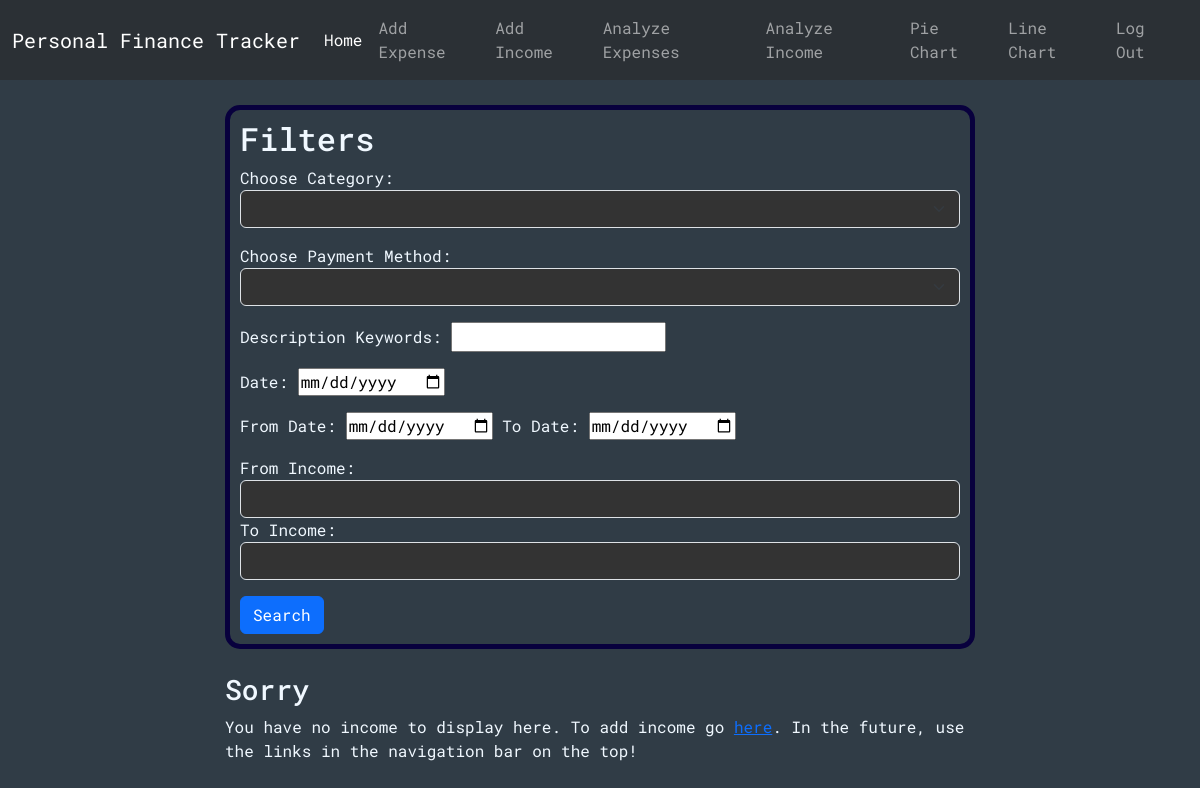
/analyzeIncome (signed in), run on an earlier commit of the app's database.
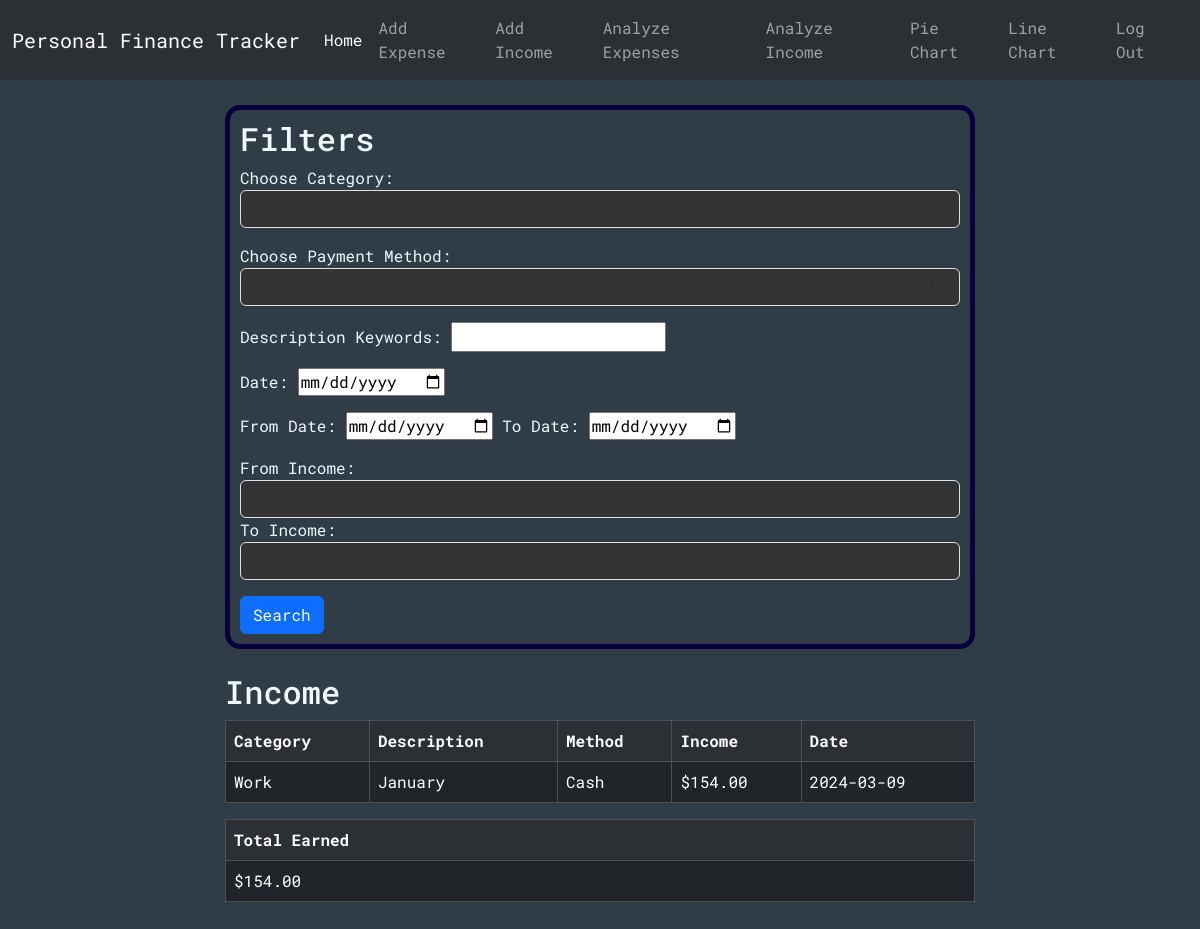
And on a later commit of the database.
### tables this page shows
CREATE TABLE incomes (id INTEGER PRIMARY KEY, user_id INTEGER NOT NULL, category TEXT, description TEXT, method TEXT, income NUMERIC NOT NULL, date TEXT NOT NULL, color TEXT, FOREIGN KEY (user_id) REFERENCES users(id));

### app.py (the view)
@app.route("/analyzeIncome", methods=["GET", "POST"])
@login_required
def analyzeIncome():
    conn = get_db_connection()
    categories = conn.execute("SELECT DISTINCT category FROM incomes WHERE user_id = ?", (session["user_id"],)).fetchall()
    methods = conn.execute("SELECT DISTINCT method FROM incomes WHERE user_id = ?", (session["user_id"],)).fetchall()
    categoryFilter = None
    methodFilter = None
    keywordsFilter = None
    dateFilter = None
    fromDateFilter =None
    toDateFilter = None
    fromIncomeFilter = None
    toIncomeFilter = None
    incs = conn.execute("SELECT * FROM incomes WHERE user_id = ?", (session["user_id"],)).fetchall()
    total = conn.execute("SELECT SUM(income) AS sum FROM incomes WHERE user_id = ?", (session["user_id"],)).fetchall()[0]["sum"]
    if request.method == "POST":
        categoryFilter = request.form.get("category")
        methodFilter = request.form.get("method")
        keywordsFilter = request.form.get("keywords")
        dateFilter = request.form.get("date")
        fromDateFilter = request.form.get("fromDate")
        toDateFilter = request.form.get("toDate")
        fromIncomeFilter = request.form.get("fromIncome")
        toIncomeFilter = request.form.get("toIncome")
        if dateFilter and (fromDateFilter or toDateFilter):
            flash("Cannot do from-to date at the same time as a specific date")
        if (fromIncomeFilter and toIncomeFilter) and float(fromIncomeFilter) > float(toIncomeFilter):
            flash("From-income must be smaller than to-income")
        if fromDateFilter:
            fD = date.fromisoformat(fromDateFilter)
        if toDateFilter:
            tD = date.fromisoformat(toDateFilter)
        if  fromDateFilter and toDateFilter and (not dateIsLessThan(fD, tD)):
            flash("From-date must be less than to-date")
        floatedFromIncomeFilter = 0
        if fromIncomeFilter:
            floatedFromIncomeFilter = float(fromIncomeFilter)
        floatedToIncomeFilter = 0
        if toIncomeFilter:
            floatedToIncomeFilter = float(toIncomeFilter)
        incs = conn.execute("SELECT * FROM incomes WHERE"\
                            " user_id = ?"\
                            " AND CASE WHEN ? != '' THEN category = ? ELSE 1 END"\
                            " AND CASE WHEN ? != '' THEN method = ? ELSE 1 END"\
                            " AND CASE WHEN ? != '' THEN description LIKE ? ELSE 1 END"\
                            " AND CASE WHEN ? != '' THEN date = ? ELSE 1 END"\
                            " AND CASE WHEN ? != '' AND ? != '' THEN date BETWEEN ? AND ? "\
                                " WHEN ? != '' AND ? == '' THEN date BETWEEN ? AND '9999-00-00'"\
                                " WHEN ? != '' AND ? == '' THEN date BETWEEN 0000-00-00  AND ?"\
                                " ELSE 1 END"\
                            " AND CASE WHEN ? != '' AND ? != '' THEN income BETWEEN ? AND ? "\
                                " WHEN ? != '' AND ? == '' THEN income BETWEEN ? AND 99999999"\
                                " WHEN ? != '' AND ? == '' THEN income BETWEEN 0 AND ?"\
                                " ELSE 1 END"
                            , (session["user_id"], categoryFilter, categoryFilter, methodFilter, methodFilter, keywordsFilter, f'%{keywordsFilter}%', dateFilter, dateFilter, fromDateFilter, toDateFilter, fromDateFilter, toDateFilter, fromDateFilter, toDateFilter, fromDateFilter, toDateFilter, fromDateFilter, toDateFilter, fromIncomeFilter, toIncomeFilter, floatedFromIncomeFilter, floatedToIncomeFilter, fromIncomeFilter, toIncomeFilter, floatedFromIncomeFilter, fromIncomeFilter, toIncomeFilter, floatedToIncomeFilter)).fetchall()
        total = conn.execute("SELECT SUM(income) AS sum FROM incomes WHERE"\
                            " user_id = ?"\
                            " AND CASE WHEN ? != '' THEN category = ? ELSE 1 END"\
                            " AND CASE WHEN ? != '' THEN method = ? ELSE 1 END"\
                            " AND CASE WHEN ? != '' THEN description LIKE ? ELSE 1 END"\
                            " AND CASE WHEN ? != '' THEN date = ? ELSE 1 END"\
                            " AND CASE WHEN ? != '' AND ? != '' THEN date BETWEEN ? AND ? "\
                                " WHEN ? != '' AND ? == '' THEN date BETWEEN ? AND '9999-00-00'"\
                                " WHEN ? != '' AND ? == '' THEN date BETWEEN 0000-00-00  AND ?"\
                                " ELSE 1 END"\
                            " AND CASE WHEN ? != '' AND ? != '' THEN income BETWEEN ? AND ? "\
                                " WHEN ? != '' AND ? == '' THEN income BETWEEN ? AND 99999999"\
                                " WHEN ? != '' AND ? == '' THEN income BETWEEN 0 AND ?"\
                                " ELSE 1 END"
                            , (session["user_id"], categoryFilter, categoryFilter, methodFilter, methodFilter, keywordsFilter, f'%{keywordsFilter}%', dateFilter, dateFilter, fromDateFilter, toDateFilter, fromDateFilter, toDateFilter, fromDateFilter, toDateFilter, fromDateFilter, toDateFilter, fromDateFilter, toDateFilter, fromIncomeFilter, toIncomeFilter, floatedFromIncomeFilter, floatedToIncomeFilter, fromIncomeFilter, toIncomeFilter, floatedFromIncomeFilter, fromIncomeFilter, toIncomeFilter, floatedToIncomeFilter)).fetchall()[0]["sum"]
    elif request.method == "GET":
        categoryFilter = categoryFilter if categoryFilter is not None else ""
        methodFilter = methodFilter if methodFilter is not None else ""
        keywordsFilter = keywordsFilter if keywordsFilter is not None else ""
        dateFilter = dateFilter if dateFilter is not None else ""
        fromDateFilter = fromDateFilter if fromDateFilter is not None else ""
        toDateFilter = toDateFilter if toDateFilter is not None else ""
        fromIncomeFilter = fromIncomeFilter if fromIncomeFilter is not None else ""
        toIncomeFilter = toIncomeFilter if toIncomeFilter is not None else ""
    return render_template("analyzeIncome.html", categories=categories, methods=methods, incomes=incs, total=total, categoryFilter=categoryFilter, methodFilter=methodFilter, keywordsFilter=keywordsFilter, dateFilter=dateFilter, fromDateFilter=fromDateFilter, toDateFilter=toDateFilter, fromIncomeFilter=fromIncomeFilter, toIncomeFilter=toIncomeFilter)

### helpers.py (called while the page is built)
def login_required(f):
    @wraps(f)
    def decorated_function(*args, **kwargs):
        if session.get("user_id") is None:
            return redirect("/login")
        return f(*args, **kwargs)
    return decorated_function

def get_db_connection():
    conn = sqlite3.connect('database.db')
    conn.row_factory = sqlite3.Row
    return conn

### templates/analyzeIncome.html (shortened to what this page needs)
{% extends "layout.html" %}
{% block body %}
<div class="cont center-horizontal">
  <div class="formBox">
    <h2>Filters</h2>
    <form action="/analyzeIncome" method="post">
      <div class="mb-3">
        <label for="category">Choose Category:</label>
        <select name="category" id="category" class="form-select">
          <option></option>
          {% for category in categories %}
          <option value="{{category['category']}}" {% if category["category"] == categoryFilter %}selected{% endif %}>
          </option>
          {% endfor %}
        </select>
      </div>
      <div class="mb-3">
        <label for="method">Choose Payment Method:</label>
        <select name="method" id="method" class="form-select">
          <option></option>
          {% for method in methods %}
          <option value="{{method['method']}}" {% if method['method'] == methodFilter %}selected{% endif %}>{{method['method']}}</option>
          {% endfor %}
        </select>
      </div>
      <div class="mb-3">
        <label for="keywords">Description Keywords:</label>
        <input
          type="text"
          name="keywords"
          id="keywords"
          value="{{keywordFilter}}"
        />
      </div>
      <div class="mb-3">
        <label for="date">Date:</label>
        <input type="date" name="date" id="date" value="{{dateFilter}}" />
      </div>
      <div class="mb-3">
        <label for="fromDate">From Date:</label>
        <input
          type="date"
          name="fromDate"
          id="fromDate"
          value="{{fromDateFilter}}"
        />
        <label for="toDate">To Date:</label>
        <input type="date" name="toDate" id="toDate" value="{{toDateFilter}}" />
      </div>
      <div class="mb-3">
        <label for="fromIncome">From Income:</label>
        <input
          type="number"
          step="0.01"
          min="0"
          class="form-control"
          name="fromIncome"
          id="fromIncome"
          value="{{fromIncomeFilter}}"
        />
        <label for="toIncome">To Income:</label>
        <input
          type="number"
          step="0.01"
          min="0"
          class="form-control"
          name="toIncome"
          id="toIncome"
          value="{{toIncomeFilter}}"
        />
      </div>
      <button type="submit" class="btn btn-primary">Search</button>
    </form>
  </div>
  <br />
  {% if incomes -%}
  <div>
    <div>
      <h2>Income</h2>
      <div class="table-responsive">
        <table
          class="table table-dark table-striped table-bordered table-hover"
        >
          <tr>
            <th scope="col">Category</th>
            <th scope="col">Description</th>
            <th scope="col">Method</th>
            <th scope="col">Income</th>
            <th scope="col">Date</th>
          </tr>
          {% for income in incomes %}
          <tr>
            <td>{{ income["category"] }}</td>
            <td>{{ income["description"] }}</td>
            <td>{{ income["method"] }}</td>
            <td>{{ "$%.2f" | format(income["income"]) }}</td>
            <td>{{ income["date"] }}</td>
          </tr>
          {% endfor %}
        </table>
      </div>
      <table class="table table-dark table-striped table-bordered table-hover">
        <tr>
          <th scope="col">Total Earned</th>
        </tr>
        <tr>
          <td>{{"$%.2f" | format(total)}}</td>
        </tr>
      </table>
    </div>
    {% else -%}
    <h3>Sorry</h3>
    <p>
      You have no income to display here. To add income go
      <a href="/add-income">here</a>. In the future, use the links in the
      navigation bar on the top!
    </p>
    {% endif %}
  </div>
  {% endblock %}

What changed in the data, as far as the page shows it:
now on this page (row edited): incomes: category "Work", description "January", method "Cash", income "$154.00", date "2024-03-09"
Also different on the page:
{{ "$%.2f" | format(total) }}: (not shown) → "$154.00"
text no longer shown: "Sorry You have no income to display here. To add income go here . In the future, use the links in the navigation bar on the top!"
text now shown: "Income Category Description Method Income Date Total Earned"
